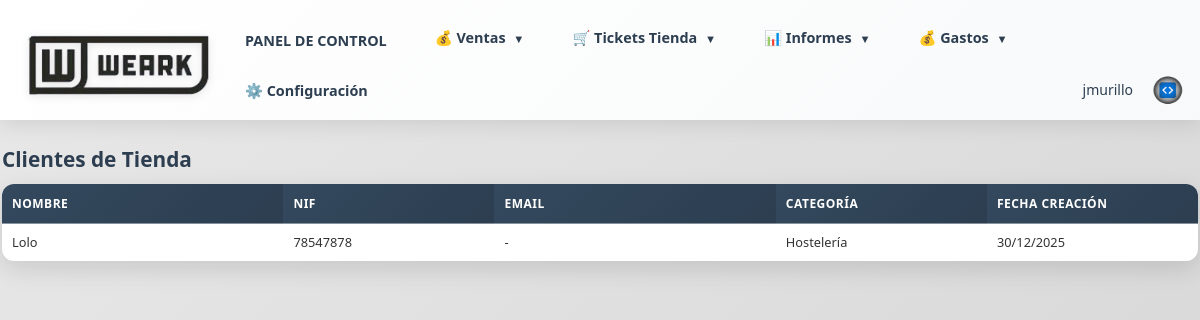
Page /tickets/clientes-tienda (signed in) on the committed database.
### models.py (models this page shows, shortened)
class Usuario(db.Model, UserMixin):
    __tablename__ = 'usuarios'
    id = db.Column(db.Integer, primary_key=True)
    usuario = db.Column(db.String(80), nullable=False, unique=True)
    password_hash = db.Column(db.String(255), nullable=False)
    correo = db.Column(db.String(100), nullable=False)
    telefono = db.Column(db.String(50))
    rol = db.Column(db.String(50), nullable=False)  # comercial, administracion, supervisor, usuario
    fecha_creacion = db.Column(db.DateTime, default=datetime.utcnow)
    ultimo_acceso = db.Column(db.DateTime)
    activo = db.Column(db.Boolean, default=True, nullable=False)
    def is_supervisor(self):
        return self.rol == 'supervisor'

class ClienteTienda(db.Model):
    __tablename__ = 'clientes_tienda'
    id = db.Column(db.Integer, primary_key=True)
    nombre = db.Column(db.String(200), nullable=False)
    nif = db.Column(db.String(20))
    email = db.Column(db.String(100))
    categoria = db.Column(db.String(50))  # hosteleria, clinica, colegio, emerita, carnaval, transporte, varios
    fecha_creacion = db.Column(db.DateTime, default=datetime.utcnow)

### routes/tickets.py (the view)
@tickets_bp.route('/tickets/clientes-tienda')
@login_required
@not_usuario_required
def listado_clientes_tienda():
    clientes = ClienteTienda.query.order_by(ClienteTienda.nombre).all()
    return render_template('listado_clientes_tienda.html', clientes=clientes)

### app.py (called while the page is built)
@login_manager.user_loader
def load_user(user_id):
    from models import Usuario, Cliente
    if user_id.startswith('cliente_'):
        cliente_id = int(user_id.replace('cliente_', ''))
        cliente = Cliente.query.get(cliente_id)
        if cliente and cliente.tiene_acceso_web():
            return cliente
        return None
    else:
        return Usuario.query.get(int(user_id))

### utils/auth.py (called while the page is built)
def not_usuario_required(f):
    @wraps(f)
    def decorated_function(*args, **kwargs):
        if not current_user.is_authenticated:
            flash('Debes iniciar sesión para acceder a esta página', 'error')
            return redirect(url_for('auth.login'))
        if current_user.rol == 'usuario':
            flash('No tienes permisos para acceder a esta página', 'error')
            return redirect(url_for('index.index'))
        return f(*args, **kwargs)
    return decorated_function

### templates/listado_clientes_tienda.html (shortened to what this page needs)
{% extends "base.html" %}
{% block content %}
<h2 style="margin: 0 0 8px 0; padding-bottom: 0; font-size: 1.3rem;">Clientes de Tienda</h2>
{% if clientes %}
<table class="table-compact">
    <thead>
        <tr>
            <th style="width: 200px;">Nombre</th>
            <th style="width: 150px;">NIF</th>
            <th style="width: 200px;">Email</th>
            <th style="width: 150px;">Categoría</th>
            <th style="width: 150px;">Fecha Creación</th>
        </tr>
    </thead>
    <tbody>
        {% for cliente in clientes %}
        <tr>
            <td>{{ cliente.nombre }}</td>
            <td>{{ cliente.nif or '-' }}</td>
            <td>{{ cliente.email or '-' }}</td>
            <td>
                {% if cliente.categoria %}
                    {% if cliente.categoria == 'hosteleria' %}Hostelería
                    {% elif cliente.categoria == 'clinica' %}Clínica
                    {% elif cliente.categoria == 'colegio' %}Colegio
                    {% elif cliente.categoria == 'emerita' %}Emerita
                    {% elif cliente.categoria == 'carnaval' %}Carnaval
                    {% elif cliente.categoria == 'transporte' %}Transporte
                    {% elif cliente.categoria == 'varios' %}Varios
                    {% else %}{{ cliente.categoria }}
                    {% endif %}
                {% else %}
                    -
                {% endif %}
            </td>
            <td>{{ cliente.fecha_creacion.strftime('%d/%m/%Y') if cliente.fecha_creacion else '-' }}</td>
        </tr>
        {% endfor %}
    </tbody>
</table>
{% else %}
<p style="color: #666; padding: 20px; background: #f8f9fa; border-radius: 8px;">No hay clientes de tienda registrados.</p>
{% endif %}
{% endblock %}

### templates/base.html (shortened to what this page needs)
<!DOCTYPE html>
<html lang="es">
<head>
    <link rel="stylesheet" href="{{ url_for('static', filename='css/style.css') }}">
</head>
<body>
    <header>
        <div class="container header-wrapper">
            <a href="{{ url_for('index.index') }}" style="text-decoration: none; display: flex; align-items: center;">
                <img src="{{ url_for('static', filename='logo_base.png') }}" alt="Logo" class="header-logo">
            </a>
            <nav id="mainNav">
                {% if current_user.is_authenticated %}
                    <a href="{{ url_for('index.index') }}">PANEL DE CONTROL</a>
                    {% if current_user.rol == 'usuario' %}
                        <a href="{{ url_for('solicitudes.listado_solicitudes') }}">SOLICITUDES</a>
                    {% else %}
                        <div class="dropdown">
                            <a href="#" class="dropdown-toggle">💰 Ventas <span class="dropdown-arrow">▼</span></a>
                        </div>
                        <div class="dropdown">
                            <a href="#" class="dropdown-toggle">🛒 Tickets Tienda <span class="dropdown-arrow">▼</span></a>
                        </div>
                        <div class="dropdown">
                            <a href="#" class="dropdown-toggle">📊 Informes <span class="dropdown-arrow">▼</span></a>
                        </div>
                        <div class="dropdown">
                            <a href="#" class="dropdown-toggle">💰 Gastos <span class="dropdown-arrow">▼</span></a>
                        </div>
                        {% if current_user.is_supervisor() %}
                            <a href="{{ url_for('configuracion.index') }}">⚙️ Configuración</a>
                        {% endif %}
                    {% endif %}
                    <div class="user-menu">
                        <span class="user-name">{{ current_user.usuario }}</span>
                        <a href="{{ url_for('auth.logout') }}" class="logout-btn-circle" title="Cerrar Sesión">
                            <img src="{{ url_for('static', filename='logo_jm.png') }}" alt="Cerrar Sesión" style="width: 100%; height: 100%; object-fit: contain;">
                        </a>
                    </div>
                {% endif %}
            </nav>
        </div>
    </header>
    <div class="container">
        {% block content %}{% endblock %}
    </div>
</body>
</html>

### static/css/style.css (style rules this page uses)
* { margin: 0; padding: 0; box-sizing: border-box; }
body { font-family: 'Segoe UI', Tahoma, Geneva, Verdana, sans-serif; background: linear-gradient(135deg, #e8e8e8 0%, #d5d5d5 100%); background-attachment: fixed; color: #333; line-height: 1.6; animation: fadeIn 0.5s ease-in; }
.container { max-width: 1200px; margin: 0 auto; padding: 20px 2px; animation: slideUp 0.6s ease-out; }
header { background: linear-gradient(135deg, #ffffff 0%, #f8f9fa 100%); color: #2c3e50; padding: 0.6rem 0; margin-bottom: 2rem; box-shadow: 0 4px 20px rgba(0,0,0,0.1); position: sticky; top: 0; z-index: 1000; backdrop-filter: blur(10px); animation: slideDown 0.5s ease-out; }
.header-wrapper { display: flex; align-items: center; justify-content: space-between; gap: 20px; padding: 0 2px; position: relative; }
header .container { max-width: 100%; padding: 0; }
.user-menu { display: flex; align-items: center; gap: 15px; margin-left: auto; }
.user-name { color: #2c3e50; font-weight: 500; font-size: 14px; }
.logout-btn-circle { display: flex; align-items: center; justify-content: center; width: 40px; height: 40px; background: transparent; text-decoration: none; border-radius: 4px; transition: all 0.3s; overflow: hidden; padding: 4px; box-sizing: border-box; }
.logout-btn-circle img { width: 100%; height: 100%; object-fit: contain; transition: all 0.3s; }
.header-logo { height: 65px; width: auto; object-fit: contain; transition: transform 0.3s ease; filter: drop-shadow(0 2px 4px rgba(0,0,0,0.1)); flex-shrink: 0; cursor: pointer; }
nav { display: flex; align-items: center; gap: 8px; flex-wrap: wrap; background: transparent; padding: 0; border: none; backdrop-filter: none; }
nav a { color: #2c3e50; text-decoration: none; margin-right: 12px; padding: 6px 14px; border-radius: 8px; transition: all 0.3s cubic-bezier(0.4, 0, 0.2, 1); font-weight: 600; position: relative; overflow: hidden; display: inline-block; font-size: 0.9rem; }
.dropdown { position: relative; display: inline-block; }
.dropdown-toggle { cursor: pointer; }
.dropdown-arrow { font-size: 0.7rem; margin-left: 4px; transition: transform 0.3s ease; }
nav a::before { content: ''; position: absolute; top: 50%; left: 50%; width: 0; height: 0; border-radius: 50%; background: rgba(44, 62, 80, 0.1); transform: translate(-50%, -50%); transition: width 0.6s, height 0.6s; }
table { width: 100%; border-collapse: separate; border-spacing: 0; background-color: white; box-shadow: 0 8px 24px rgba(0,0,0,0.12); margin-bottom: 30px; border-radius: 12px; overflow: hidden; animation: fadeInUp 0.6s ease-out; }
table th, table td { padding: 16px; text-align: left; border-bottom: 1px solid rgba(221, 221, 221, 0.5); transition: background-color 0.2s ease; }
table.table-compact th, table.table-compact td { padding: 8px 10px; font-size: 0.8rem; }
table.table-compact th { font-size: 0.75rem; padding: 10px; }
table th { background: linear-gradient(135deg, #34495e 0%, #2c3e50 100%); color: white; font-weight: 700; text-transform: uppercase; font-size: 0.85rem; letter-spacing: 0.5px; position: sticky; top: 0; z-index: 10; }
table tbody tr { transition: all 0.3s ease; cursor: pointer; }
table tbody tr:last-child td { border-bottom: none; }
h2, h3 { color: #2c3e50; margin-bottom: 20px; position: relative; padding-bottom: 10px; animation: fadeInLeft 0.6s ease-out; }
h2::after, h3::after { content: ''; position: absolute; bottom: 0; left: 0; width: 60px; height: 3px; background: linear-gradient(90deg, #3498db, transparent); border-radius: 2px; }
table tbody tr { animation: fadeInRow 0.5s ease-out; animation-fill-mode: both; }
table tbody tr:nth-child(1) { animation-delay: 0.1s; }

### templates/listado_clientes_tienda.html (style rules this page uses)
.container { padding-top: 10px !important; }
header { margin-bottom: 0.8rem !important; }
h2::after { display: none; }

### rows in the picture
Usuario: usuario "jmurillo"
ClienteTienda: nombre "Lolo", nif "78547878", email "-", categoria "Hostelería", fecha_creacion "30/12/2025"
